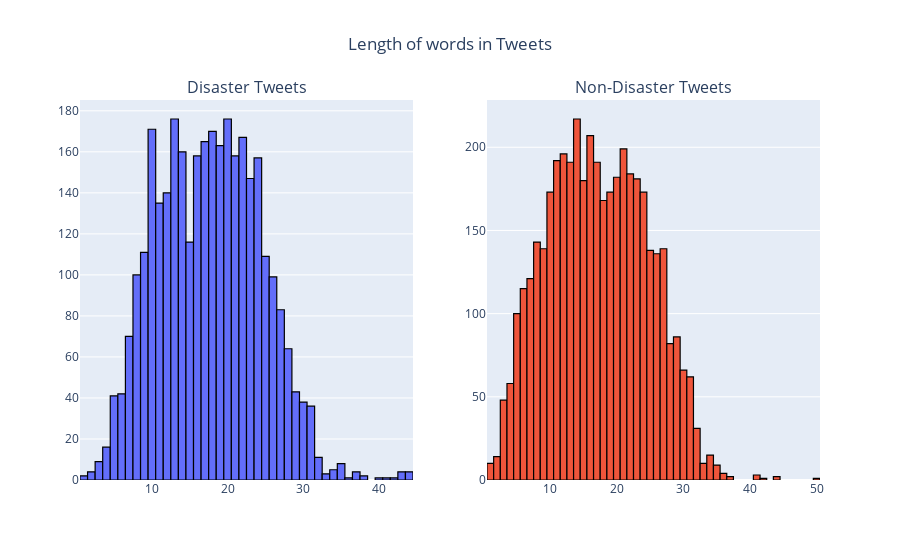

The code cell stored with this chart in its notebook:
### Markdown cell above
##  Visualising lengths of tweets

### Code cell
from plotly.subplots import make_subplots

word_len_dis = data[data['target']==1]['text'].str.split().map(lambda x : len(x))

word_len_non_dis = data[data['target']==0]['text'].str.split().map(lambda x : len(x))

fig = make_subplots(rows=1, cols=2,subplot_titles=("Disaster Tweets", "Non-Disaster Tweets"))

fig.add_trace(
            go.Histogram(x=word_len_dis,marker_line=dict(color='black'),marker_line_width=1.2),
            row=1, col=1
).add_trace(
            go.Histogram(x=word_len_non_dis,marker_line=dict(color='black'),marker_line_width=1.2),
            row=1, col=2
).update_layout(title_text="Length of words in Tweets",title_x=0.5,showlegend=False).show()

# py.plot(fig,filename='Length of words in Tweets',auto_open=False,show_link=False)

### Figure 1 — Plotly figure (JSON) as saved in the notebook; plotly's stock layout.template omitted (floating-point values rounded to 4 significant figures; data arrays with more than 128 entries replaced by an {"elided": "..."} marker saying what was removed)
{"data": [{"marker": {"line": {"color": "black", "width": 1.2}}, "x": {"elided": "3271 int values"}, "type": "histogram", "xaxis": "x", "yaxis": "y"}, {"marker": {"line": {"color": "black", "width": 1.2}}, "x": {"elided": "4342 int values"}, "type": "histogram", "xaxis": "x2", "yaxis": "y2"}], "layout": {"xaxis": {"anchor": "y", "domain": [0, 0.45]}, "yaxis": {"anchor": "x", "domain": [0, 1]}, "xaxis2": {"anchor": "y2", "domain": [0.55, 1]}, "yaxis2": {"anchor": "x2", "domain": [0, 1]}, "annotations": [{"font": {"size": 16}, "showarrow": false, "text": "Disaster Tweets", "x": 0.225, "xanchor": "center", "xref": "paper", "y": 1, "yanchor": "bottom", "yref": "paper"}, {"font": {"size": 16}, "showarrow": false, "text": "Non-Disaster Tweets", "x": 0.775, "xanchor": "center", "xref": "paper", "y": 1, "yanchor": "bottom", "yref": "paper"}], "title": {"text": "Length of words in Tweets", "x": 0.5}, "showlegend": false}}
